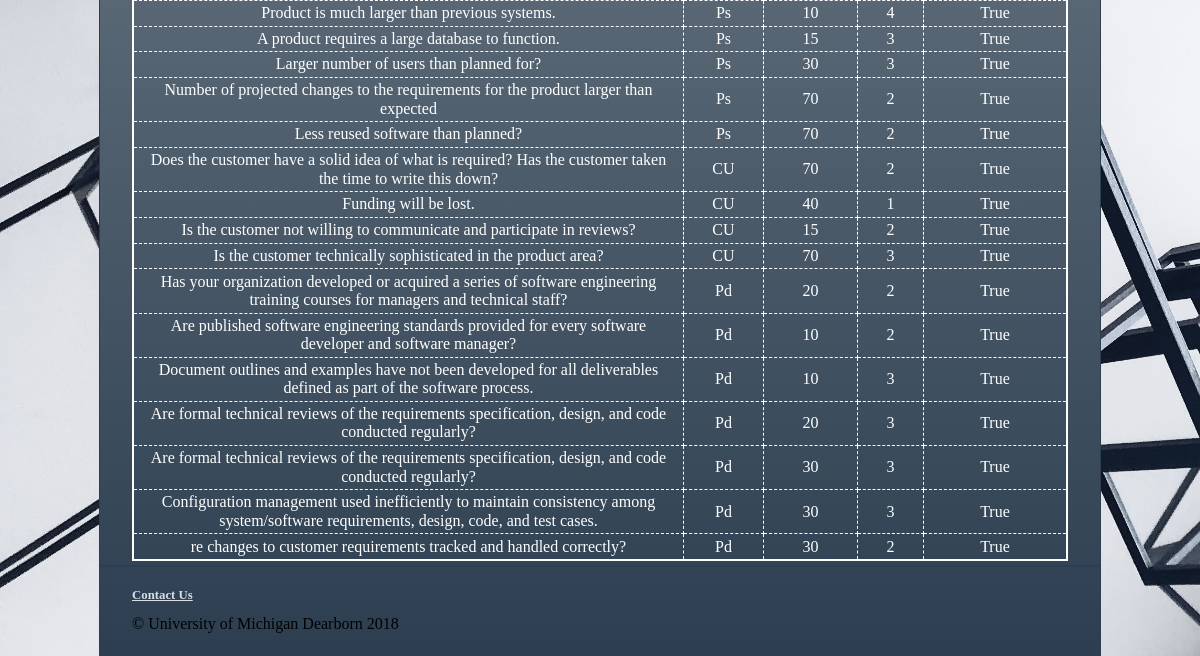
The app's page /riskTable/predefinedRisksTable/predefinedRisksTable.php (lower part), older data.
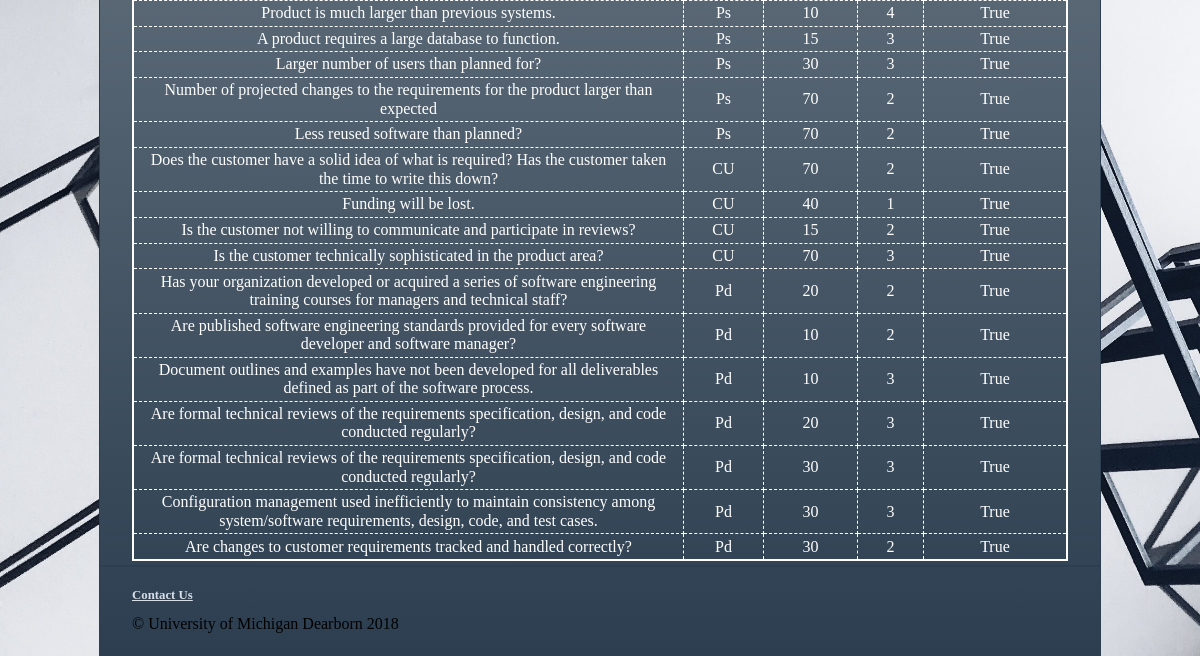
The same page, newer data.
### tables this page shows
CREATE TABLE risks (
    riskID int NOT NULL AUTO_INCREMENT,
    riskDescription varchar(1000) NOT NULL,
    riskCategory varchar(2) NOT NULL,
    riskProbability INT(25) NOT NULL,
    riskImpact int(5) NOT NULL,
    riskInfoSheet varchar(10) NOT NULL,
    PRIMARY KEY (riskID)
);

### riskTable/predefinedRisksTable/predefinedRisksTable.php (the view, shortened to what this page needs)
<?php include '../view/header.php';?>
<?php require_once('../model/database.php');
try {
    $db = new PDO($dsn, $username, $password);
    $query = 'SELECT * FROM risks';
    $statement = $db->prepare($query);
    $statement->execute();
    $risks = $statement->fetchAll();
    $statement->closeCursor(); ?>
    <main>
      <br>
      <br>
      <table align="center">
        <?php foreach($risks as $risk){?>
        <tr>
            <td><?php echo $risk['riskDescription']; ?></td>
            <td><?php echo $risk['riskCategory']; ?></td>
            <td><?php echo $risk['riskProbability']; ?></td>
            <td><?php echo $risk['riskImpact']; ?></td>
            <td>
              <?php
                if($risk['riskInfoSheet'] == 0){
                  echo "False";
                }
                else {
                  echo "True";
                }
             ?>
            </td>
        </tr>
        <?php } ?>
      </table>
    </main>
<?php
} catch (PDOException $e) {
    $error_message = $e->getMessage();
    include('../errors/database_error.php');
    exit();
} ?>
</html>
<?php include '../view/footer.php'; ?>

Row changes from the older to the newer data that the page shows:
changed risks: riskDescription "re changes to customer requirements tracked and handled correctly?" → "Are changes to customer requirements tracked and handled correctly?"
